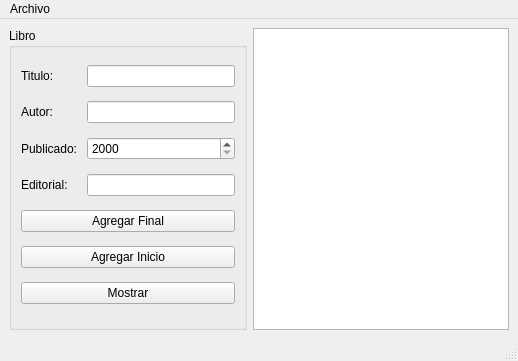
<?xml version="1.0" encoding="UTF-8"?>
<ui version="4.0">
 <class>MainWindow</class>
 <widget class="QMainWindow" name="MainWindow">
  <property name="geometry">
   <rect>
    <x>0</x>
    <y>0</y>
    <width>518</width>
    <height>361</height>
   </rect>
  </property>
  <property name="windowTitle">
   <string>MainWindow</string>
  </property>
  <widget class="QWidget" name="centralwidget">
   <layout class="QGridLayout" name="gridLayout_2">
    <item row="0" column="0">
     <widget class="QGroupBox" name="groupBox">
      <property name="title">
       <string>Libro</string>
      </property>
      <layout class="QGridLayout" name="gridLayout">
       <item row="3" column="0" colspan="2">
        <widget class="QLabel" name="label_4">
         <property name="text">
          <string>Editorial:</string>
         </property>
        </widget>
       </item>
       <item row="4" column="0" colspan="3">
        <widget class="QPushButton" name="agregar_final_pushButton">
         <property name="text">
          <string>Agregar Final</string>
         </property>
        </widget>
       </item>
       <item row="1" column="2">
        <widget class="QLineEdit" name="autor_lineEdit"/>
       </item>
       <item row="2" column="0" colspan="2">
        <widget class="QLabel" name="label_3">
         <property name="text">
          <string>Publicado: </string>
         </property>
        </widget>
       </item>
       <item row="2" column="2">
        <widget class="QSpinBox" name="publicado_spinBox">
         <property name="minimum">
          <number>2000</number>
         </property>
         <property name="maximum">
          <number>2020</number>
         </property>
        </widget>
       </item>
       <item row="0" column="0">
        <widget class="QLabel" name="label">
         <property name="text">
          <string>Titulo: </string>
         </property>
        </widget>
       </item>
       <item row="5" column="0" colspan="3">
        <widget class="QPushButton" name="agregar_inicio_pushButton">
         <property name="text">
          <string>Agregar Inicio</string>
         </property>
        </widget>
       </item>
       <item row="0" column="2">
        <widget class="QLineEdit" name="titulo_lineEdit"/>
       </item>
       <item row="1" column="0">
        <widget class="QLabel" name="label_2">
         <property name="text">
          <string>Autor:</string>
         </property>
        </widget>
       </item>
       <item row="3" column="2">
        <widget class="QLineEdit" name="editorial_lineEdit"/>
       </item>
       <item row="6" column="0" colspan="3">
        <widget class="QPushButton" name="mostrar_pushButton">
         <property name="text">
          <string>Mostrar</string>
         </property>
        </widget>
       </item>
      </layout>
     </widget>
    </item>
    <item row="0" column="1">
     <widget class="QPlainTextEdit" name="salida"/>
    </item>
   </layout>
  </widget>
  <widget class="QMenuBar" name="menubar">
   <property name="geometry">
    <rect>
     <x>0</x>
     <y>0</y>
     <width>518</width>
     <height>21</height>
    </rect>
   </property>
   <widget class="QMenu" name="menuArchivo">
    <property name="title">
     <string>Archivo</string>
    </property>
    <addaction name="actionAbrir"/>
    <addaction name="actionGuardar"/>
   </widget>
   <addaction name="menuArchivo"/>
  </widget>
  <widget class="QStatusBar" name="statusbar"/>
  <action name="actionAbrir">
   <property name="text">
    <string>Abrir</string>
   </property>
   <property name="shortcut">
    <string>Ctrl+O</string>
   </property>
  </action>
  <action name="actionGuardar">
   <property name="text">
    <string>Guardar</string>
   </property>
   <property name="shortcut">
    <string>Ctrl+D</string>
   </property>
  </action>
 </widget>
 <resources/>
 <connections/>
</ui>
